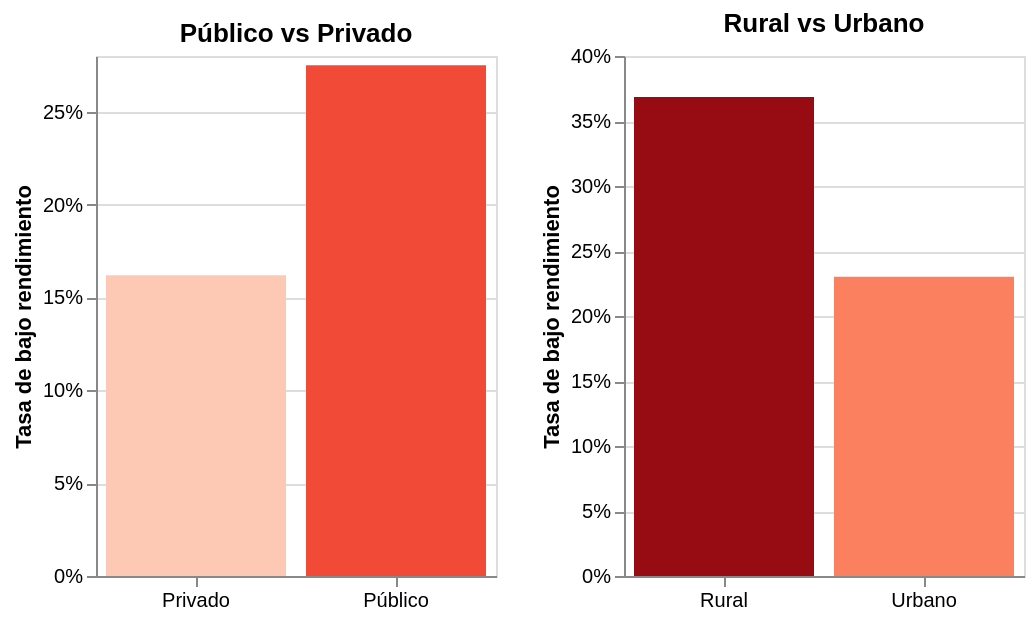

Notebook cell for this chart:
### Code cell
# Naturaleza del colegio y zona vs tasa de riesgo.
# El P1 mostró que privado > público en puntaje, y que la brecha rural-urbana no es uniforme

def tasa_por_binaria(col, label_0, label_1):
    tmp = (
        df_model.dropna(subset=[col])
        .groupby(col)[TARGET].mean()
        .reset_index()
        .rename(columns={col: 'valor', TARGET: 'tasa_riesgo'})
    )
    tmp['etiqueta'] = tmp['valor'].map({0.0: label_0, 1.0: label_1})
    return tmp

df_priv = tasa_por_binaria('es_privado', 'Público', 'Privado')
df_urb  = tasa_por_binaria('es_urbano', 'Rural', 'Urbano')

def bar_binaria(data, titulo):
    return alt.Chart(data).mark_bar().encode(
        x=alt.X('etiqueta:N', title='', axis=alt.Axis(labelAngle=0)),
        y=alt.Y('tasa_riesgo:Q', title='Tasa de bajo rendimiento', axis=alt.Axis(format='%')),
        color=alt.Color('tasa_riesgo:Q', scale=alt.Scale(scheme='reds'), legend=None)
    ).properties(width=200, height=260, title=titulo)

(bar_binaria(df_priv, 'Público vs Privado') | bar_binaria(df_urb, 'Rural vs Urbano'))

### Figure 1 — Vega specification as saved in the notebook (floating-point values rounded to 4 significant figures)
{"$schema": "https://vega.github.io/schema/vega/v6.json", "data": [{"name": "source_0", "values": [{"etiqueta": "Público", "tasa_riesgo": 0.2751, "tasa_riesgo_end": 0.2751, "tasa_riesgo_start": 0.0}, {"etiqueta": "Privado", "tasa_riesgo": 0.1619, "tasa_riesgo_end": 0.1619, "tasa_riesgo_start": 0.0}]}, {"name": "source_1", "values": [{"etiqueta": "Rural", "tasa_riesgo": 0.3684, "tasa_riesgo_end": 0.3684, "tasa_riesgo_start": 0.0}, {"etiqueta": "Urbano", "tasa_riesgo": 0.2301, "tasa_riesgo_end": 0.2301, "tasa_riesgo_start": 0.0}]}, {"name": "source_0_concat_0_x_domain_etiqueta", "values": [{"etiqueta": "Público"}, {"etiqueta": "Privado"}]}, {"name": "source_1_concat_1_x_domain_etiqueta", "values": [{"etiqueta": "Rural"}, {"etiqueta": "Urbano"}]}], "signals": [{"name": "childWidth", "value": 200}], "marks": [{"type": "group", "name": "concat_0_group", "encode": {"update": {"width": {"signal": "childWidth"}, "height": {"signal": "height"}}}, "marks": [{"type": "rect", "name": "concat_0_marks", "from": {"data": "source_0"}, "encode": {"update": {"fill": {"field": "tasa_riesgo", "scale": "color"}, "x": {"field": "etiqueta", "scale": "concat_0_x"}, "width": {"signal": "max(0.25, bandwidth('concat_0_x'))"}, "y": {"field": "tasa_riesgo_end", "scale": "concat_0_y"}, "y2": {"field": "tasa_riesgo_start", "scale": "concat_0_y"}}}, "style": ["bar"]}], "axes": [{"scale": "concat_0_y", "grid": true, "aria": false, "gridScale": "concat_0_x", "orient": "left", "ticks": false, "zindex": 0, "tickCount": {"signal": "ceil(height/40)"}, "minExtent": 0, "labels": false, "domain": false, "maxExtent": 0}, {"scale": "concat_0_x", "grid": false, "labelBaseline": "top", "labelAngle": 0, "orient": "bottom", "zindex": 0}, {"scale": "concat_0_y", "format": "%", "labelOverlap": true, "tickCount": {"signal": "ceil(height/40)"}, "zindex": 0, "orient": "left", "title": "Tasa de bajo rendimiento", "grid": false}], "title": {"text": "Público vs Privado", "frame": "group"}, "style": "cell"}, {"type": "group", "name": "concat_1_group", "encode": {"update": {"width": {"signal": "childWidth"}, "height": {"signal": "height"}}}, "marks": [{"type": "rect", "name": "concat_1_marks", "from": {"data": "source_1"}, "encode": {"update": {"x": {"field": "etiqueta", "scale": "concat_1_x"}, "fill": {"field": "tasa_riesgo", "scale": "color"}, "y": {"field": "tasa_riesgo_end", "scale": "concat_1_y"}, "width": {"signal": "max(0.25, bandwidth('concat_1_x'))"}, "y2": {"field": "tasa_riesgo_start", "scale": "concat_1_y"}}}, "style": ["bar"]}], "axes": [{"scale": "concat_1_y", "aria": false, "maxExtent": 0, "domain": false, "tickCount": {"signal": "ceil(height/40)"}, "grid": true, "gridScale": "concat_1_x", "minExtent": 0, "ticks": false, "orient": "left", "zindex": 0, "labels": false}, {"scale": "concat_1_x", "labelBaseline": "top", "zindex": 0, "grid": false, "orient": "bottom", "labelAngle": 0}, {"scale": "concat_1_y", "orient": "left", "labelOverlap": true, "tickCount": {"signal": "ceil(height/40)"}, "grid": false, "format": "%", "zindex": 0, "title": "Tasa de bajo rendimiento"}], "title": {"text": "Rural vs Urbano", "frame": "group"}, "style": "cell"}], "scales": [{"name": "color", "type": "linear", "domain": {"fields": [{"data": "source_0", "field": "tasa_riesgo"}, {"data": "source_1", "field": "tasa_riesgo"}]}, "range": {"scheme": "reds"}, "interpolate": "hcl", "zero": false}, {"name": "concat_0_x", "type": "band", "domain": {"data": "source_0_concat_0_x_domain_etiqueta", "field": "etiqueta", "sort": true}, "range": [0, {"signal": "childWidth"}], "paddingOuter": 0.05, "paddingInner": 0.1}, {"name": "concat_0_y", "type": "linear", "domain": {"data": "source_0", "fields": ["tasa_riesgo_start", "tasa_riesgo_end"]}, "range": [{"signal": "height"}, 0], "zero": true, "nice": true}, {"name": "concat_1_x", "type": "band", "domain": {"data": "source_1_concat_1_x_domain_etiqueta", "field": "etiqueta", "sort": true}, "range": [0, {"signal": "childWidth"}], "paddingInner": 0.1, "paddingOuter": 0.05}, {"name": "concat_1_y", "type": "linear", "domain": {"data": "source_1", "fields": ["tasa_riesgo_start", "tasa_riesgo_end"]}, "range": [{"signal": "height"}, 0], "nice": true, "zero": true}], "background": "white", "padding": 5, "layout": {"padding": 20, "bounds": "full", "align": "each"}, "height": 260}
